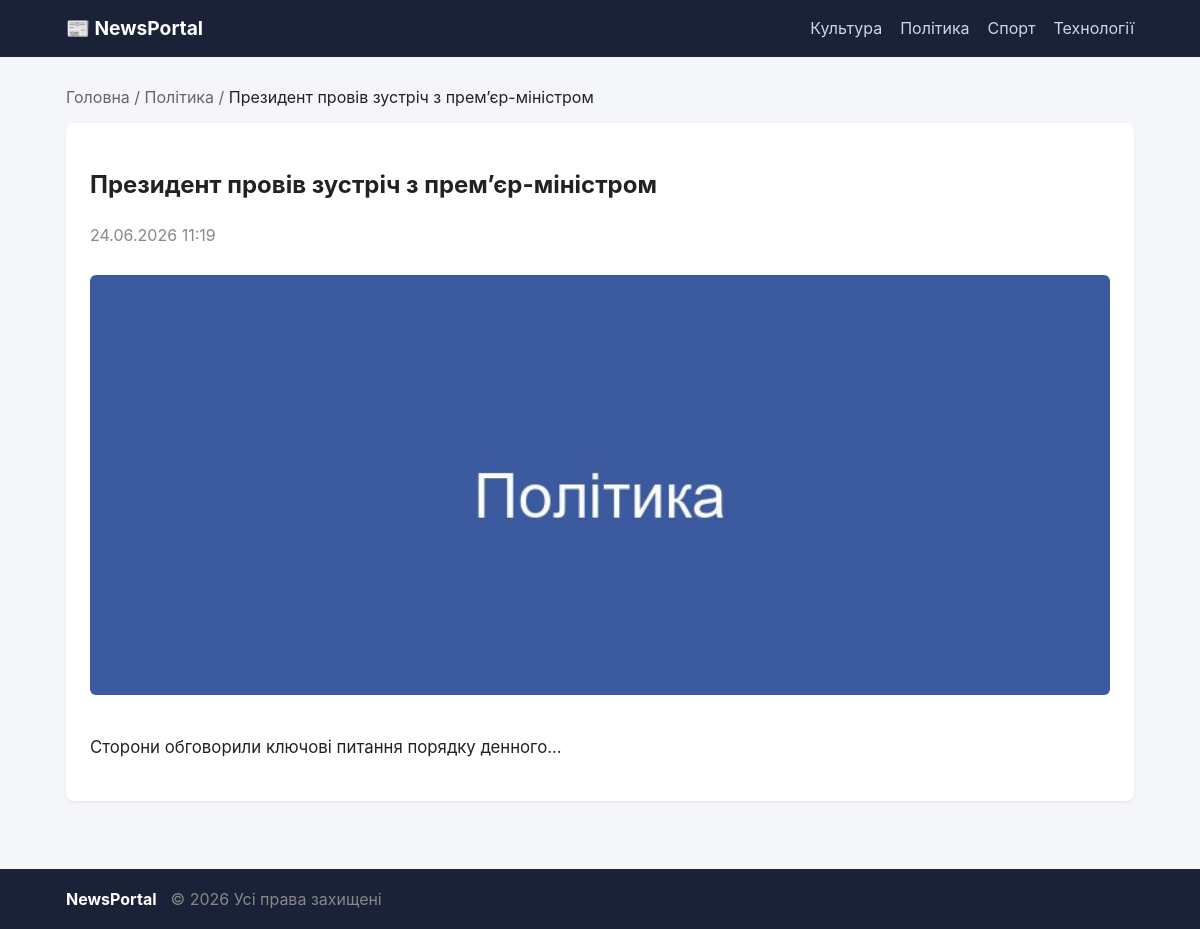
Screenshot of /article/2/ with the database file from the repository.
### news/models.py (models this page shows, shortened)
class Category(models.Model):
    name = models.CharField(max_length=100, unique=True, verbose_name='Назва категорії')
    slug = models.SlugField(max_length=120, unique=True, verbose_name='Слаг')
    class Meta:
        verbose_name = 'Категорія'
        verbose_name_plural = 'Категорії'
        ordering = ['name']

class Article(models.Model):
    category = models.ForeignKey(
        Category,
        on_delete=models.CASCADE,
        related_name='articles',
        verbose_name='Категорія',
    )
    title = models.CharField(max_length=200, verbose_name='Заголовок')
    content = models.TextField(verbose_name='Текст новини')
    image = models.ImageField(upload_to='articles/', blank=True, null=True, verbose_name='Картинка')
    created_at = models.DateTimeField(auto_now_add=True, verbose_name='Опубліковано')
    class Meta:
        verbose_name = 'Новина'
        verbose_name_plural = 'Новини'
        ordering = ['-created_at']

### news/views.py (the view)
# urls.py: path('article/<int:pk>/', views.article_detail, name='article_detail'),
def article_detail(request, pk):
    article = get_object_or_404(Article, pk=pk)
    return render(request, 'news/article_detail.html', {
        'article': article,
        'category': article.category,
    })

### news/context_processors.py (called while the page is built)
def categories_nav(request):
    items = []
    for cat in Category.objects.all():
        try:
            url = reverse('category_detail', args=[cat.slug])
        except NoReverseMatch:
            url = '#'
        items.append({'name': cat.name, 'url': url, 'slug': cat.slug})
    return {'nav_categories': items}

### news/templates/news/article_detail.html (shortened to what this page needs)
{% extends 'news/base.html' %}
{% block content %}
    <nav class="breadcrumb">
        <a href="{% url 'home' %}">Головна</a> /
        <a href="{% url 'category_detail' category.slug %}">{{ category.name }}</a> /
        <span>{{ article.title }}</span>
    </nav>
    <article class="article-full">
        <h1>{{ article.title }}</h1>
        <p class="muted">{{ article.created_at|date:"d.m.Y H:i" }}</p>
        {% if article.image %}
            <img class="article-full__image" src="{{ article.image.url }}" alt="{{ article.title }}">
        {% endif %}
        <div class="article-full__content">
            {{ article.content|linebreaks }}
        </div>
    </article>
{% endblock %}

### news/templates/news/base.html (shortened to what this page needs)
<!DOCTYPE html>
<html lang="uk">
<head>
    <link rel="stylesheet" href="{% load static %}{% static 'news/css/styles.css' %}">
</head>
<body>
    <header class="site-header">
        <div class="container header-inner">
            <a class="brand" href="{% url 'home' %}">📰 NewsPortal</a>
            <nav class="main-nav">
                {% for cat in nav_categories %}
                    <a href="{{ cat.url }}">{{ cat.name }}</a>
                {% empty %}
                    <span class="muted">Категорій ще немає</span>
                {% endfor %}
            </nav>
        </div>
    </header>
    <main class="container site-main">
        {% block content %}{% endblock %}
    </main>
    <footer class="site-footer">
        <div class="container">
            <a class="footer-brand" href="{% url 'home' %}">NewsPortal</a>
            <span class="muted">© {% now "Y" %} Усі права захищені</span>
        </div>
    </footer>
</body>
</html>

### news/static/news/css/styles.css (style rules this page uses)
* { box-sizing: border-box; }
body { margin: 0; font-family: -apple-system, BlinkMacSystemFont, "Segoe UI", Roboto, sans-serif; background: #f5f6fa; color: #222; line-height: 1.5; }
a { color: #1a73e8; text-decoration: none; }
.container { max-width: 1100px; margin: 0 auto; padding: 0 16px; }
.site-header { background: #1a2238; color: #fff; }
.header-inner { display: flex; align-items: center; justify-content: space-between; padding: 14px 16px; }
.brand { color: #fff; font-weight: 700; font-size: 1.2rem; }
.main-nav { display: flex; gap: 18px; flex-wrap: wrap; }
.main-nav a { color: #cfd6e4; }
.site-main { padding: 28px 16px; min-height: 60vh; }
.site-footer { background: #1a2238; color: #cfd6e4; padding: 18px 0; margin-top: 40px; }
.site-footer .container { display: flex; gap: 14px; align-items: center; }
.footer-brand { color: #fff; font-weight: 700; }
.muted { color: #888; }
.article-full { background: #fff; padding: 24px; border-radius: 8px; box-shadow: 0 1px 3px rgba(0,0,0,.08); }
.article-full__image { width: 100%; max-height: 420px; object-fit: cover; border-radius: 6px; margin: 12px 0 18px; }
.article-full__content { font-size: 1.05rem; }
.breadcrumb { margin-bottom: 14px; color: #666; }
.breadcrumb a { color: #666; }
.breadcrumb span { color: #222; }

### rows the page displays
Category: name "Культура"
Category: name "Політика", name "Політика"
Category: name "Спорт"
Category: name "Технології"
Article: title "Президент провів зустріч з прем’єр-міністром", created_at "24.06.2026 11:19", image (picture), content "Сторони обговорили ключові питання порядку денного..."
